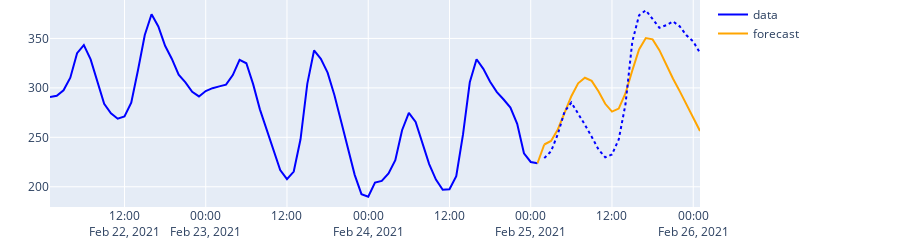

Write notebook code for a chart like this one.
### Code cell
generate_and_display(CarbonIntensityForecastModels.PROPHET)
